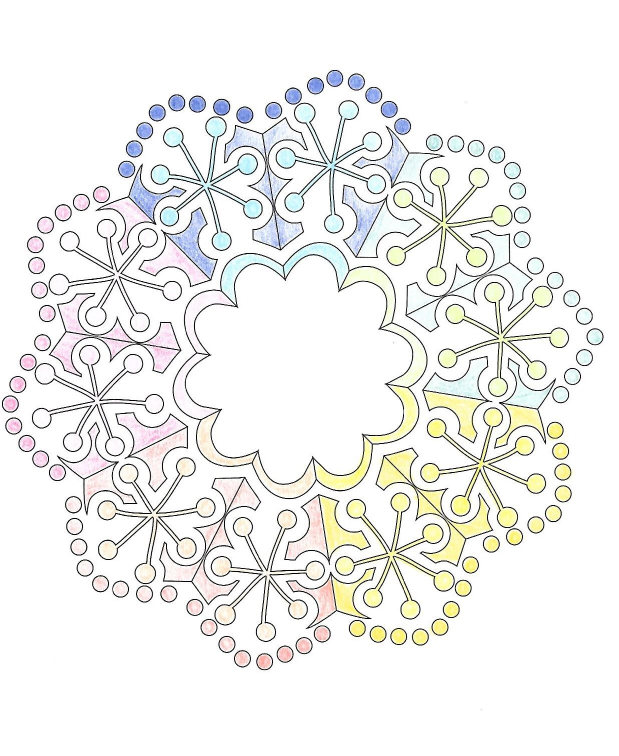
#> input picture image1.jpg, 1238 x 1511 px (shown at 1/2 size)
$ python code_ia.py
#> lines starting #> are read from the running program, lines starting #| are printed output that depends on the picture
import cv2
import numpy as np
from sklearn.cluster import KMeans
from midiutil import MIDIFile
import matplotlib.pyplot as plt
import os

# Saisie du nom de l'image et du fichier audio
#nom_image = input("Saisissez le nom de votre image (avec l'extension) : ")
nom_image = "image1.jpg"

# Initialisation de la variable du nom de l'audio
#nom_audio = input("Saisissez le nom de votre fichier audio (sans l'extension) : ")
nom_audio = "TESTIMAGE1"

#gamme = input("Entrez le mode du morceau (majeur ou mineur) : ")
mode = "mineur"

#tonalite = int(input("Entrez la tonalité du morceau : "))
#Entrez : 1 pour 'C', 2 pour 'C#/Db', 3 pour 'D', 4 pour 'D#/Eb', 5 pour 'E', 6 pour 'F', 7 pour 'F#/Gb', 8 pour 'G', 9 pour 'G#/Ab', 10 pour 'A', 11 pour 'A#/Bb', 12 pour 'B'],
tonalite = "G"

#sequence = input("Saisissez la séquence de rythme voulue : ").split(" ")
# sequence = [1, 0.25, 0.25, 0.5, 0.5, 1, 1, 0.5, 0.5, 0.25, 0.25, 1] #pour image 2
sequence = [1, 1, 2, 0.5, 0.5, 1, 0.5, 0.5] #pour image 1


# Fonction pour extraire les couleurs quantifiées
def extract_quantized_colors(image, num_colors=50):
    # Redimensionner l'image pour réduire le temps de traitement
    resized_image = cv2.resize(image, (64, 64), interpolation=cv2.INTER_AREA)

    # Remodeler l'image pour être une liste de pixels
    pixels = resized_image.reshape((-1, 3))

    # Convertir de BGR à RGB pour KMeans
    pixels = np.float32(pixels[:, ::-1])

    # Utiliser KMeans pour quantifier les couleurs
    kmeans = KMeans(n_clusters=num_colors, n_init=10)
    kmeans.fit(pixels)

    # Les centres de cluster sont les couleurs quantifiées
    quantized_colors = kmeans.cluster_centers_

    # Convertir les couleurs en entiers
    quantized_colors = np.uint8(quantized_colors)

    # Convertir les couleurs en RGB standard pour l'affichage
    quantized_colors = quantized_colors[:, ::-1]

    return quantized_colors


# Fonction pour mapper les couleurs aux notes
# [54 lines left out: functions color_to_pitch, adjust_notes_to_key, create_melody, not called in this run]


# Charger l'image
script_directory = os.path.dirname(os.path.abspath(__file__))
image_path = os.path.join(script_directory, nom_image)
print(image_path)
# image_path = f"./{nom_image}"
image = cv2.imread(image_path)
#> image is the input picture: shape (1511, 1238, 3); mean B, G, R 238, 240.2, 240.1

# Vérifier si l'image a été chargée correctement
if image is None:
    print("Erreur lors du chargement de l'image. Vérifiez le chemin du fichier.")
else:
    # Extraire les couleurs quantifiées
    colors = extract_quantized_colors(image, num_colors=50)
#> in extract_quantized_colors, `resized_image = cv2.resize(image, (64, 64), interpolation=cv2.INTER_AR..`:
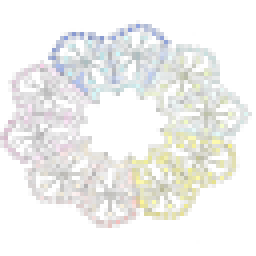
#> resized_image: shape (64, 64, 3) (shown 4 times larger); mean B, G, R 238, 240.2, 240.1
#> colors = 50 rows, first 8: [254, 254, 254], [221, 220, 225], [214, 182, 172], [201, 216, 217], [234, 235, 235], [176, 220, 222], [190, 189, 185], [207, 208, 209]

    # Créer le fichier MIDI
#> (the run stopped early here; a loop or call above may not have finished)

$ run again, with image2.jpg copied over image1.jpg
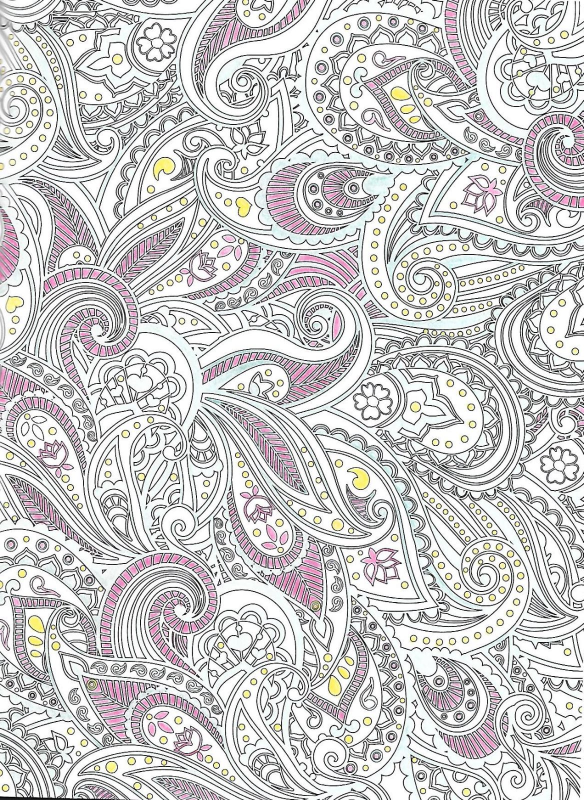
#> input picture image2.jpg, 1167 x 1600 px (shown at 1/2 size)
#> image is the input picture: shape (1600, 1167, 3); mean B, G, R 200.2, 200.1, 201.2
#> in extract_quantized_colors, `resized_image = cv2.resize(image, (64, 64), interpolation=cv2.INTER_AR..`:
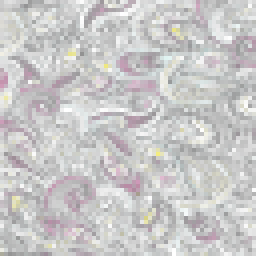
#> resized_image: shape (64, 64, 3) (shown 4 times larger); mean B, G, R 200.2, 200, 201.2
#> colors = 50 rows, first 8: [227, 227, 225], [191, 192, 191], [163, 153, 168], [205, 205, 204], [175, 175, 175], [231, 232, 230], [219, 220, 218], [197, 197, 197]

$ run again, with enfants_musique.jpg copied over image1.jpg
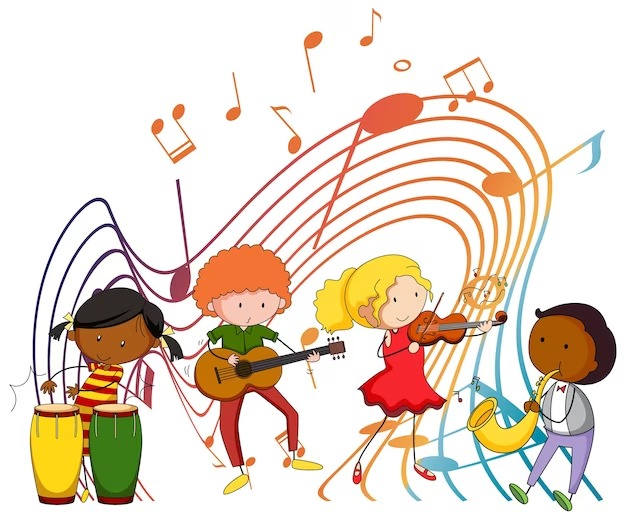
#> input picture enfants_musique.jpg, 626 x 519 px
#> image is the input picture: shape (519, 626, 3); mean B, G, R 202.4, 216.6, 231.4
#> in extract_quantized_colors, `resized_image = cv2.resize(image, (64, 64), interpolation=cv2.INTER_AR..`:
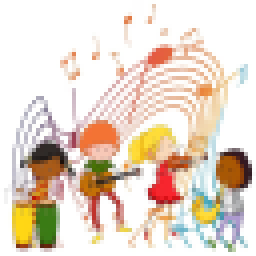
#> resized_image: shape (64, 64, 3) (shown 4 times larger); mean B, G, R 202.5, 216.6, 231.4
#> colors = 50 rows, first 8: [254, 254, 254], [59, 112, 183], [174, 200, 237], [34, 35, 50], [107, 179, 191], [204, 197, 201], [57, 216, 250], [194, 159, 169]
